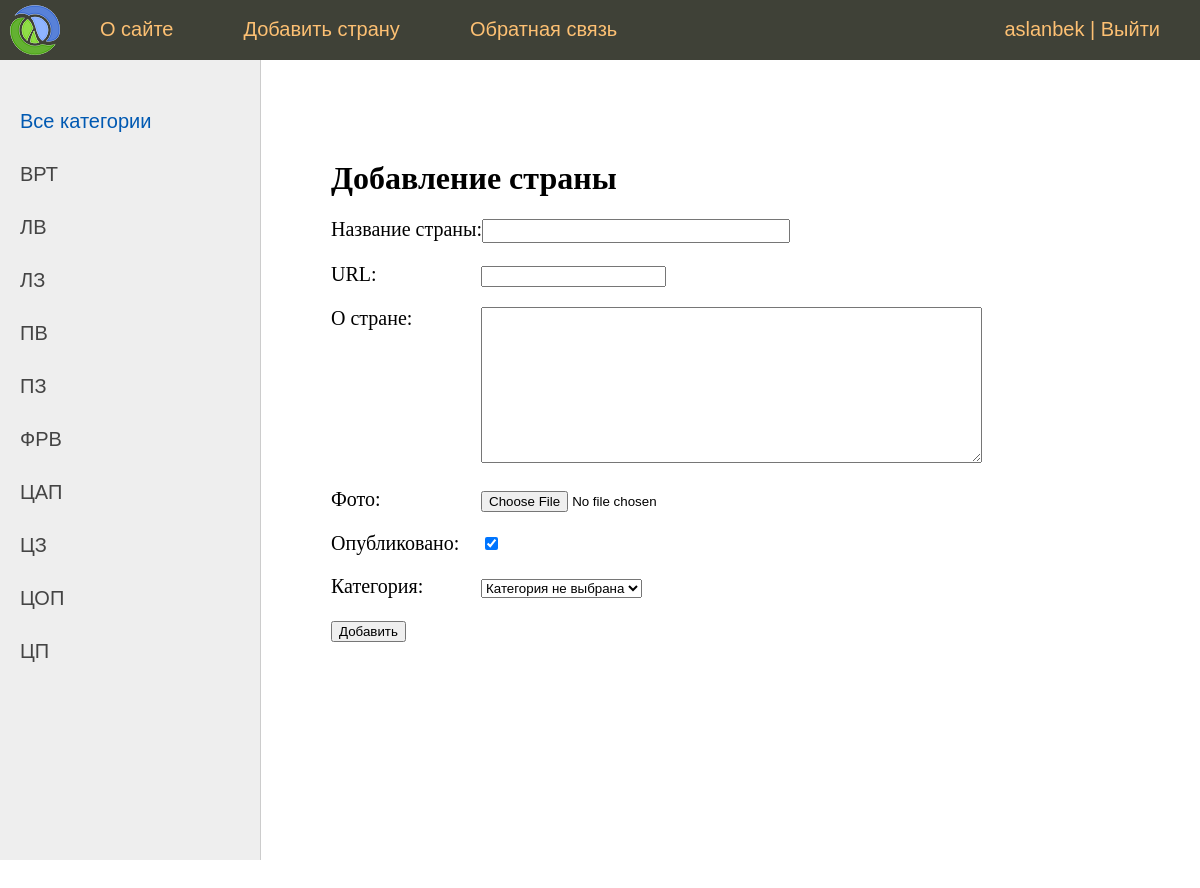
/addpage/ (signed in), run on an earlier commit of the app's database.
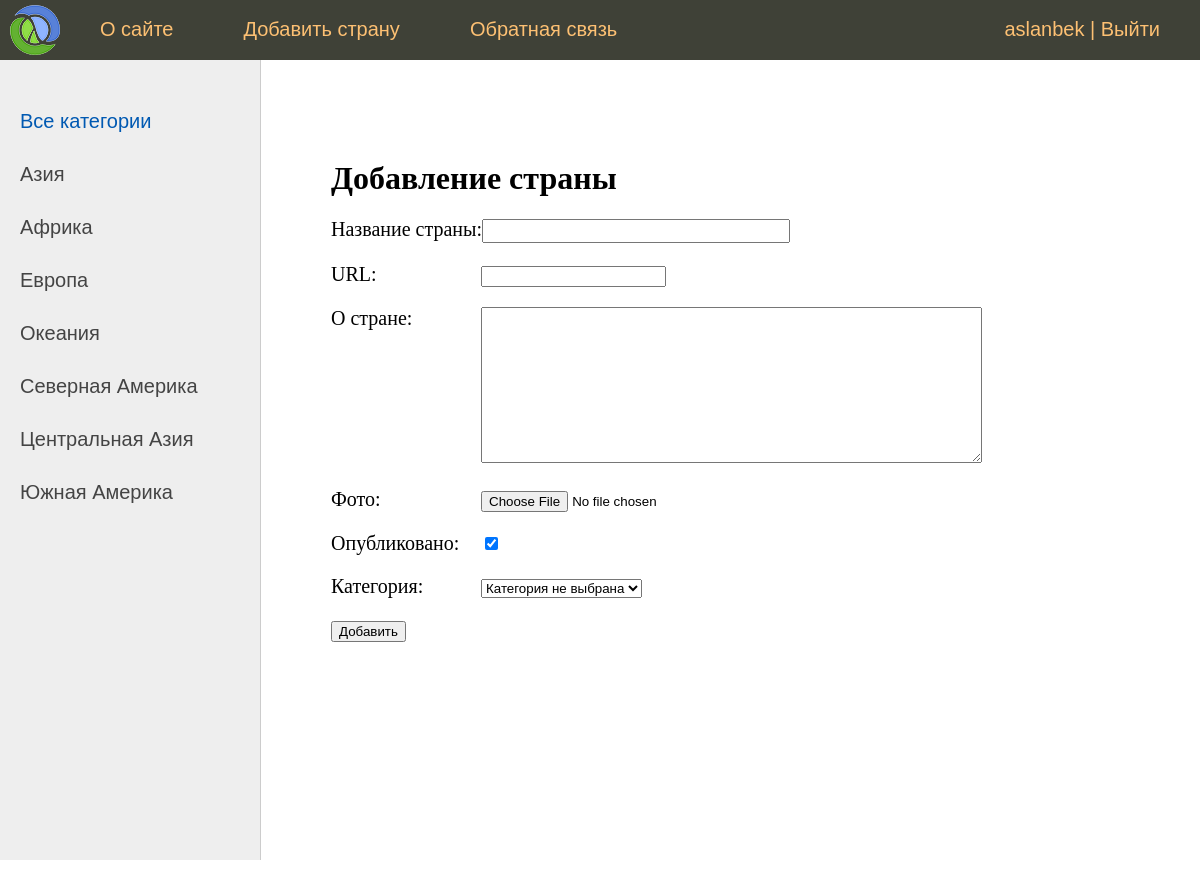
And on a later commit of the database.
### nur/models.py (models this page shows)
class Category(models.Model):
    name = models.CharField(max_length=100, db_index=True, verbose_name="Категория")
    slug = models.SlugField(max_length=255, unique=True, db_index=True, verbose_name="URL")
    def __str__(self):
        return self.name
    def get_absolute_url(self):
        return reverse('category', kwargs={'cat_slug': self.slug})
    class Meta:
        verbose_name = 'Категория'
        verbose_name_plural = 'Категории'
        ordering = ['id']

### nur/views.py (the view)
# urls.py: path('addpage/', AddPage.as_view(), name='add_page'),
class AddPage(LoginRequiredMixin, DataMixin, CreateView):
    form_class = AddPostForm
    template_name = 'nur/addpage.html'
    success_url = reverse_lazy('home')
    login_url = reverse_lazy('home')
    raise_exception = True
    def get_context_data(self, *, object_list=None, **kwargs):
        context = super().get_context_data(**kwargs)
        c_def = self.get_user_context(title="Добавление страны")
        return dict(list(context.items()) + list(c_def.items()))

### nur/forms.py (shortened to what this page needs)
class AddPostForm(forms.ModelForm):
    def __init__(self, *args, **kwargs):
        super().__init__(*args, **kwargs)
        self.fields['cat'].empty_label = "Категория не выбрана"
    class Meta:
       model = Nur
       fields = ['title', 'slug', 'content', 'photo', 'is_published', 'cat']
       widgets = {
           'title': forms.TextInput(attrs={'class': 'form-input'}),
           'content': forms.Textarea(attrs={'cols': 60, 'rows': 10}),
       }

### nur/utils.py (called while the page is built)
    def get_user_context(self, **kwargs):
        context = kwargs
        cats = cache.get('cats')
        if not cats:
            cats = Category.objects.annotate(Count('nur'))
            cache.set('cats', cats, 60)
        user_menu = menu.copy()
        if not self.request.user.is_authenticated:
            user_menu.pop(1)
        context['menu'] = user_menu
        context['cats'] = cats
        if 'cat_selected' not in context:
            context['cat_selected'] = 0
        return context

### nur/templates/nur/addpage.html (shortened to what this page needs)
{% extends 'nur/base.html' %}
{% block content %}
<h1>{{title}}</h1>
<form action="{% url 'add_page' %}" method="post" enctype="multipart/form-data">
{% for f in form %}
<p><label class="form-label" for="{{ f.id_for_label }}">{{f.label}}: </label>{{ f }}</p>
{% endfor %}
    <button type="submit">Добавить</button>
</form>
{% endblock %}

### nur/templates/nur/base.html (shortened to what this page needs)
{% load static %}
{% load nur_tags %}
<!DOCTYPE html>
<html>
<head>
    <link type="text/css" href="{% static 'nur/css/styles.css' %}" rel="stylesheet" />
</head>
<body>
<table class="table-page" border=0 cellpadding="0" cellspacing="0">
    <tr><td valign=top>
{% block mainmenu %}
        <div class="header">
			<ul id="mainmenu" class="mainmenu">
			<li class="logo"><a href="{% url 'home' %}"><div class="logo"></div></a></li>
{% for m in menu %}
			<li><a href="{% url m.url_name %}">{{m.title}}</a></li>
{% endfor %}
			{% if request.user.is_authenticated %}
			<li class="last"> {{user.username}} | <a href="{% url 'logout' %}">Выйти</a> </li>
			{% else %}
			<li class="last"><a href="{% url 'register' %}">Регистрация</a> | <a href="{% url 'login' %}">Войти</a></li>
			{% endif %}
			</ul>
		</div>
{% endblock mainmenu %}
<table class="table-content" border=0 cellpadding="0" cellspacing="0">
<tr>
	<td valign="top" class="left-chapters">
	<ul id="leftchapters">
{% if cat_selected == 0 %}
		<li class="selected">Все категории</li>
{% else %}
		<li><a href="{% url 'home' %}">Все категории</a></li>
{% endif %}
{% for c in cats %}
{% if c.nur__count > 0 %}
		{% if c.pk == cat_selected %}
			<li class="selected">{{c.name}}</li>
		{% else %}
			<li><a href="{{ c.get_absolute_url }}">{{c.name}}</a></li>
		{% endif %}
{% endif %}
{% endfor %}
	</ul>
</td>
<td valign="top" class="content">
	<div class="content-text">
{% block content %}
{% endblock %}
	</div>
</td></tr></table>
</td></tr>
</table>
</body>
</html>

What changed in the data, as far as the page shows it:
removed Category: name "ВРТ"
removed Category: name "ЛВ"
removed Category: name "ЛЗ"
removed Category: name "ПВ"
removed Category: name "ПЗ"
removed Category: name "ФРВ"
removed Category: name "ЦАП"
removed Category: name "ЦЗ"
removed Category: name "ЦОП"
removed Category: name "ЦП"
added Category: name "Азия"
added Category: name "Африка"
added Category: name "Европа"
added Category: name "Океания"
added Category: name "Северная Америка"
added Category: name "Центральная Азия"
added Category: name "Южная Америка"
